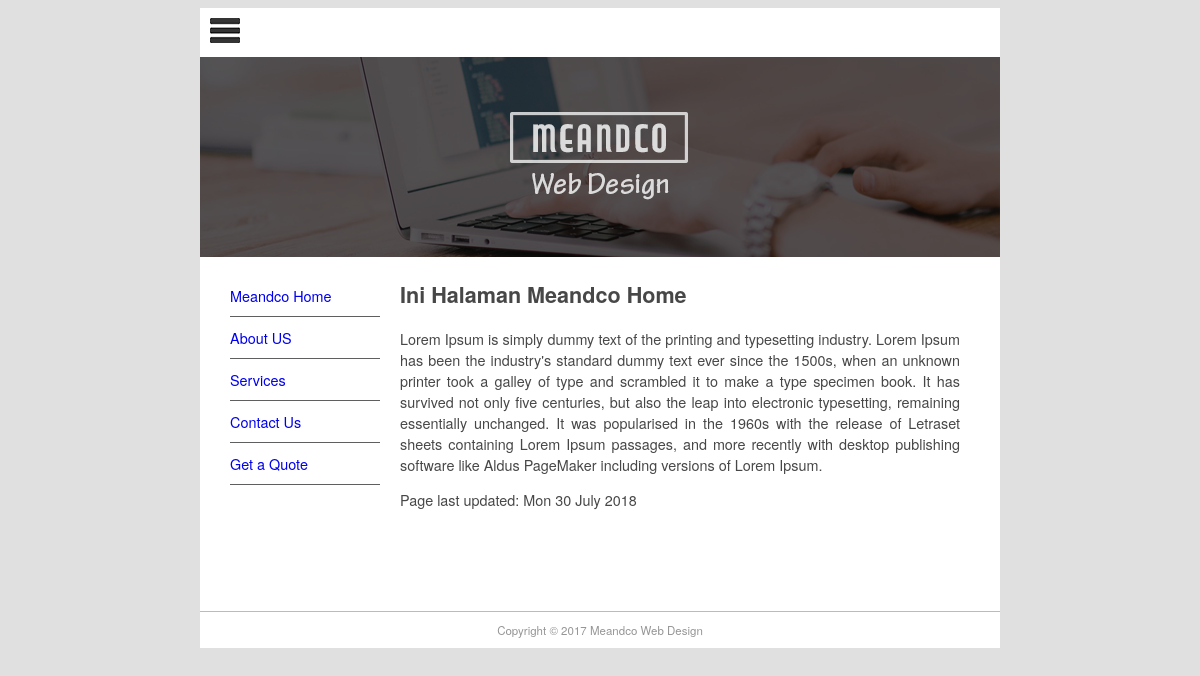
The page / on the database its author committed.
### pages/models.py (models this page shows, shortened)
class Page(models.Model):
    title = models.CharField(max_length=60)
    permalink = models.CharField(max_length=12, unique=True)
    update_date = models.DateTimeField('Last Updated')
    bodytext = models.TextField('Page Content', blank=True)

### pages/views.py (the view)
# urls.py: url(r'([^/]*)', views.index, name='index'),
def index(request, pagename):
    pagename = '/' + pagename
    pg = get_object_or_404(Page, permalink=pagename)
    context = {
        'title': pg.title,
        'content': pg.bodytext,
        'last_updated': pg.update_date,
        'page_list': Page.objects.all(),
    }
    return render(request, 'pages/page.html', context)

### pages/templates/pages/page.html (shortened to what this page needs)
{% extends "base.html" %}
{% block sidenav %}
    {% for page in page_list %}
    <li>
        <a href="{{ page.permalink }}">{{ page.title }}</a>
    </li>
    {% endfor %}
{% endblock sidenav %}
{% block content %}
{% autoescape off %}
{{ content }}
{% endautoescape %}
<p>
    Page last updated: {{ last_updated|date:'D d F Y' }}
</p>
{% endblock content %}

### mfdw_site/static/main.css (style rules this page uses)
body { background-color: #E0E0E0; font-family: Gotham, "Helvetica Neue", Helvetica, Arial, sans-serif; font-size: 0.9em; text-align: justify; color: #474747; }
#nav li { padding-top: 10px; padding-bottom: 10px; font-size: 1em; list-style-type: none; border-bottom: thin solid #5F5F5F; color: #4C4C4C; left: 0px; list-style-position: inside; margin-left: -10px; }
#nav li a { text-decoration: none; }

### rows shown on the page
Page: title "Meandco Home", bodytext "Ini Halaman Meandco Home Lorem Ipsum is simply dummy text of the printing and typesetting industry. Lorem Ipsum has been the industry's standard dummy text ever since the 1500s, when an unknown printer took a galley of type and scrambled it to make a type specimen book. It has survived not only five centuries, but also the leap into electronic typesetting, remaining essentially unchanged. It was popularised in the 1960s with the release of Letraset sheets containing Lorem Ipsum passages, and more recently with desktop publishing software like Aldus PageMaker including versions of Lorem Ipsum.", update_date "Mon 30 July 2018"
Page: title "About US"
Page: title "Services"
